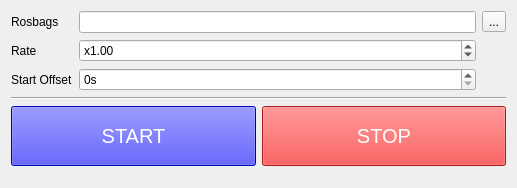
<?xml version="1.0" encoding="UTF-8"?>
<ui version="4.0">
 <class>PluginUI</class>
 <widget class="QWidget" name="PluginUI">
  <property name="windowModality">
   <enum>Qt::WindowModal</enum>
  </property>
  <property name="geometry">
   <rect>
    <x>0</x>
    <y>0</y>
    <width>517</width>
    <height>188</height>
   </rect>
  </property>
  <property name="windowTitle">
   <string>Rosbag Play</string>
  </property>
  <layout class="QGridLayout" name="gridLayout">
   <item row="0" column="1">
    <widget class="QLineEdit" name="le_bags">
     <property name="readOnly">
      <bool>true</bool>
     </property>
    </widget>
   </item>
   <item row="1" column="1">
    <widget class="QDoubleSpinBox" name="dsb_rate">
     <property name="prefix">
      <string>x</string>
     </property>
     <property name="minimum">
      <double>0.010000000000000</double>
     </property>
     <property name="maximum">
      <double>50.000000000000000</double>
     </property>
     <property name="singleStep">
      <double>0.500000000000000</double>
     </property>
     <property name="value">
      <double>1.000000000000000</double>
     </property>
    </widget>
   </item>
   <item row="2" column="0">
    <widget class="QLabel" name="label">
     <property name="text">
      <string>Start Offset</string>
     </property>
    </widget>
   </item>
   <item row="6" column="0" colspan="3">
    <widget class="Line" name="line">
     <property name="orientation">
      <enum>Qt::Horizontal</enum>
     </property>
    </widget>
   </item>
   <item row="1" column="0">
    <widget class="QLabel" name="label_2">
     <property name="text">
      <string>Rate</string>
     </property>
    </widget>
   </item>
   <item row="8" column="0">
    <spacer name="verticalSpacer">
     <property name="orientation">
      <enum>Qt::Vertical</enum>
     </property>
     <property name="sizeHint" stdset="0">
      <size>
       <width>20</width>
       <height>40</height>
      </size>
     </property>
    </spacer>
   </item>
   <item row="0" column="2">
    <widget class="QToolButton" name="pb_bags">
     <property name="text">
      <string>...</string>
     </property>
    </widget>
   </item>
   <item row="0" column="0">
    <widget class="QLabel" name="label_3">
     <property name="text">
      <string>Rosbags</string>
     </property>
    </widget>
   </item>
   <item row="7" column="0" colspan="3">
    <widget class="QWidget" name="widget" native="true">
     <property name="sizePolicy">
      <sizepolicy hsizetype="Preferred" vsizetype="Maximum">
       <horstretch>0</horstretch>
       <verstretch>0</verstretch>
      </sizepolicy>
     </property>
     <layout class="QHBoxLayout" name="horizontalLayout">
      <property name="leftMargin">
       <number>0</number>
      </property>
      <property name="topMargin">
       <number>0</number>
      </property>
      <property name="rightMargin">
       <number>0</number>
      </property>
      <property name="bottomMargin">
       <number>0</number>
      </property>
      <item>
       <widget class="QPushButton" name="pb_start">
        <property name="enabled">
         <bool>true</bool>
        </property>
        <property name="minimumSize">
         <size>
          <width>0</width>
          <height>60</height>
         </size>
        </property>
        <property name="palette">
         <palette>
          <active>
           <colorrole role="Button">
            <brush brushstyle="SolidPattern">
             <color alpha="255">
              <red>0</red>
              <green>0</green>
              <blue>255</blue>
             </color>
            </brush>
           </colorrole>
           <colorrole role="Light">
            <brush brushstyle="SolidPattern">
             <color alpha="255">
              <red>127</red>
              <green>127</green>
              <blue>255</blue>
             </color>
            </brush>
           </colorrole>
           <colorrole role="Midlight">
            <brush brushstyle="SolidPattern">
             <color alpha="255">
              <red>63</red>
              <green>63</green>
              <blue>255</blue>
             </color>
            </brush>
           </colorrole>
           <colorrole role="Dark">
            <brush brushstyle="SolidPattern">
             <color alpha="255">
              <red>0</red>
              <green>0</green>
              <blue>127</blue>
             </color>
            </brush>
           </colorrole>
           <colorrole role="Mid">
            <brush brushstyle="SolidPattern">
             <color alpha="255">
              <red>0</red>
              <green>0</green>
              <blue>170</blue>
             </color>
            </brush>
           </colorrole>
           <colorrole role="Text">
            <brush brushstyle="SolidPattern">
             <color alpha="255">
              <red>0</red>
              <green>0</green>
              <blue>0</blue>
             </color>
            </brush>
           </colorrole>
           <colorrole role="BrightText">
            <brush brushstyle="SolidPattern">
             <color alpha="255">
              <red>255</red>
              <green>255</green>
              <blue>255</blue>
             </color>
            </brush>
           </colorrole>
           <colorrole role="ButtonText">
            <brush brushstyle="SolidPattern">
             <color alpha="255">
              <red>255</red>
              <green>255</green>
              <blue>255</blue>
             </color>
            </brush>
           </colorrole>
           <colorrole role="Base">
            <brush brushstyle="SolidPattern">
             <color alpha="255">
              <red>255</red>
              <green>255</green>
              <blue>255</blue>
             </color>
            </brush>
           </colorrole>
           <colorrole role="Window">
            <brush brushstyle="SolidPattern">
             <color alpha="255">
              <red>0</red>
              <green>0</green>
              <blue>255</blue>
             </color>
            </brush>
           </colorrole>
           <colorrole role="Shadow">
            <brush brushstyle="SolidPattern">
             <color alpha="255">
              <red>0</red>
              <green>0</green>
              <blue>0</blue>
             </color>
            </brush>
           </colorrole>
           <colorrole role="AlternateBase">
            <brush brushstyle="SolidPattern">
             <color alpha="255">
              <red>127</red>
              <green>127</green>
              <blue>255</blue>
             </color>
            </brush>
           </colorrole>
           <colorrole role="ToolTipBase">
            <brush brushstyle="SolidPattern">
             <color alpha="255">
              <red>255</red>
              <green>255</green>
              <blue>220</blue>
             </color>
            </brush>
           </colorrole>
           <colorrole role="ToolTipText">
            <brush brushstyle="SolidPattern">
             <color alpha="255">
              <red>0</red>
              <green>0</green>
              <blue>0</blue>
             </color>
            </brush>
           </colorrole>
           <colorrole role="PlaceholderText">
            <brush brushstyle="SolidPattern">
             <color alpha="128">
              <red>0</red>
              <green>0</green>
              <blue>0</blue>
             </color>
            </brush>
           </colorrole>
          </active>
          <inactive>
           <colorrole role="Button">
            <brush brushstyle="SolidPattern">
             <color alpha="255">
              <red>0</red>
              <green>0</green>
              <blue>255</blue>
             </color>
            </brush>
           </colorrole>
           <colorrole role="Light">
            <brush brushstyle="SolidPattern">
             <color alpha="255">
              <red>127</red>
              <green>127</green>
              <blue>255</blue>
             </color>
            </brush>
           </colorrole>
           <colorrole role="Midlight">
            <brush brushstyle="SolidPattern">
             <color alpha="255">
              <red>63</red>
              <green>63</green>
              <blue>255</blue>
             </color>
            </brush>
           </colorrole>
           <colorrole role="Dark">
            <brush brushstyle="SolidPattern">
             <color alpha="255">
              <red>0</red>
              <green>0</green>
              <blue>127</blue>
             </color>
            </brush>
           </colorrole>
           <colorrole role="Mid">
            <brush brushstyle="SolidPattern">
             <color alpha="255">
              <red>0</red>
              <green>0</green>
              <blue>170</blue>
             </color>
            </brush>
           </colorrole>
           <colorrole role="Text">
            <brush brushstyle="SolidPattern">
             <color alpha="255">
              <red>0</red>
              <green>0</green>
              <blue>0</blue>
             </color>
            </brush>
           </colorrole>
           <colorrole role="BrightText">
            <brush brushstyle="SolidPattern">
             <color alpha="255">
              <red>255</red>
              <green>255</green>
              <blue>255</blue>
             </color>
            </brush>
           </colorrole>
           <colorrole role="ButtonText">
            <brush brushstyle="SolidPattern">
             <color alpha="255">
              <red>255</red>
              <green>255</green>
              <blue>255</blue>
             </color>
            </brush>
           </colorrole>
           <colorrole role="Base">
            <brush brushstyle="SolidPattern">
             <color alpha="255">
              <red>255</red>
              <green>255</green>
              <blue>255</blue>
             </color>
            </brush>
           </colorrole>
           <colorrole role="Window">
            <brush brushstyle="SolidPattern">
             <color alpha="255">
              <red>0</red>
              <green>0</green>
              <blue>255</blue>
             </color>
            </brush>
           </colorrole>
           <colorrole role="Shadow">
            <brush brushstyle="SolidPattern">
             <color alpha="255">
              <red>0</red>
              <green>0</green>
              <blue>0</blue>
             </color>
            </brush>
           </colorrole>
           <colorrole role="AlternateBase">
            <brush brushstyle="SolidPattern">
             <color alpha="255">
              <red>127</red>
              <green>127</green>
              <blue>255</blue>
             </color>
            </brush>
           </colorrole>
           <colorrole role="ToolTipBase">
            <brush brushstyle="SolidPattern">
             <color alpha="255">
              <red>255</red>
              <green>255</green>
              <blue>220</blue>
             </color>
            </brush>
           </colorrole>
           <colorrole role="ToolTipText">
            <brush brushstyle="SolidPattern">
             <color alpha="255">
              <red>0</red>
              <green>0</green>
              <blue>0</blue>
             </color>
            </brush>
           </colorrole>
           <colorrole role="PlaceholderText">
            <brush brushstyle="SolidPattern">
             <color alpha="128">
              <red>0</red>
              <green>0</green>
              <blue>0</blue>
             </color>
            </brush>
           </colorrole>
          </inactive>
          <disabled>
           <colorrole role="Button">
            <brush brushstyle="SolidPattern">
             <color alpha="255">
              <red>0</red>
              <green>0</green>
              <blue>255</blue>
             </color>
            </brush>
           </colorrole>
           <colorrole role="Light">
            <brush brushstyle="SolidPattern">
             <color alpha="255">
              <red>127</red>
              <green>127</green>
              <blue>255</blue>
             </color>
            </brush>
           </colorrole>
           <colorrole role="Midlight">
            <brush brushstyle="SolidPattern">
             <color alpha="255">
              <red>63</red>
              <green>63</green>
              <blue>255</blue>
             </color>
            </brush>
           </colorrole>
           <colorrole role="Dark">
            <brush brushstyle="SolidPattern">
             <color alpha="255">
              <red>0</red>
              <green>0</green>
              <blue>127</blue>
             </color>
            </brush>
           </colorrole>
           <colorrole role="Mid">
            <brush brushstyle="SolidPattern">
             <color alpha="255">
              <red>0</red>
              <green>0</green>
              <blue>170</blue>
             </color>
            </brush>
           </colorrole>
           <colorrole role="Text">
            <brush brushstyle="SolidPattern">
             <color alpha="255">
              <red>0</red>
              <green>0</green>
              <blue>127</blue>
             </color>
            </brush>
           </colorrole>
           <colorrole role="BrightText">
            <brush brushstyle="SolidPattern">
             <color alpha="255">
              <red>255</red>
              <green>255</green>
              <blue>255</blue>
             </color>
            </brush>
           </colorrole>
           <colorrole role="ButtonText">
            <brush brushstyle="SolidPattern">
             <color alpha="255">
              <red>190</red>
              <green>190</green>
              <blue>190</blue>
             </color>
            </brush>
           </colorrole>
           <colorrole role="Base">
            <brush brushstyle="SolidPattern">
             <color alpha="255">
              <red>0</red>
              <green>0</green>
              <blue>255</blue>
             </color>
            </brush>
           </colorrole>
           <colorrole role="Window">
            <brush brushstyle="SolidPattern">
             <color alpha="255">
              <red>0</red>
              <green>0</green>
              <blue>255</blue>
             </color>
            </brush>
           </colorrole>
           <colorrole role="Shadow">
            <brush brushstyle="SolidPattern">
             <color alpha="255">
              <red>0</red>
              <green>0</green>
              <blue>0</blue>
             </color>
            </brush>
           </colorrole>
           <colorrole role="AlternateBase">
            <brush brushstyle="SolidPattern">
             <color alpha="255">
              <red>0</red>
              <green>0</green>
              <blue>255</blue>
             </color>
            </brush>
           </colorrole>
           <colorrole role="ToolTipBase">
            <brush brushstyle="SolidPattern">
             <color alpha="255">
              <red>255</red>
              <green>255</green>
              <blue>220</blue>
             </color>
            </brush>
           </colorrole>
           <colorrole role="ToolTipText">
            <brush brushstyle="SolidPattern">
             <color alpha="255">
              <red>0</red>
              <green>0</green>
              <blue>0</blue>
             </color>
            </brush>
           </colorrole>
           <colorrole role="PlaceholderText">
            <brush brushstyle="SolidPattern">
             <color alpha="128">
              <red>0</red>
              <green>0</green>
              <blue>0</blue>
             </color>
            </brush>
           </colorrole>
          </disabled>
         </palette>
        </property>
        <property name="font">
         <font>
          <pointsize>15</pointsize>
         </font>
        </property>
        <property name="text">
         <string>START</string>
        </property>
        <property name="shortcut">
         <string>Left</string>
        </property>
       </widget>
      </item>
      <item>
       <widget class="QPushButton" name="pb_stop">
        <property name="enabled">
         <bool>true</bool>
        </property>
        <property name="minimumSize">
         <size>
          <width>0</width>
          <height>60</height>
         </size>
        </property>
        <property name="palette">
         <palette>
          <active>
           <colorrole role="WindowText">
            <brush brushstyle="SolidPattern">
             <color alpha="255">
              <red>0</red>
              <green>0</green>
              <blue>0</blue>
             </color>
            </brush>
           </colorrole>
           <colorrole role="Button">
            <brush brushstyle="SolidPattern">
             <color alpha="255">
              <red>239</red>
              <green>41</green>
              <blue>41</blue>
             </color>
            </brush>
           </colorrole>
           <colorrole role="Light">
            <brush brushstyle="SolidPattern">
             <color alpha="255">
              <red>255</red>
              <green>147</green>
              <blue>147</blue>
             </color>
            </brush>
           </colorrole>
           <colorrole role="Midlight">
            <brush brushstyle="SolidPattern">
             <color alpha="255">
              <red>247</red>
              <green>94</green>
              <blue>94</blue>
             </color>
            </brush>
           </colorrole>
           <colorrole role="Dark">
            <brush brushstyle="SolidPattern">
             <color alpha="255">
              <red>119</red>
              <green>20</green>
              <blue>20</blue>
             </color>
            </brush>
           </colorrole>
           <colorrole role="Mid">
            <brush brushstyle="SolidPattern">
             <color alpha="255">
              <red>159</red>
              <green>27</green>
              <blue>27</blue>
             </color>
            </brush>
           </colorrole>
           <colorrole role="Text">
            <brush brushstyle="SolidPattern">
             <color alpha="255">
              <red>0</red>
              <green>0</green>
              <blue>0</blue>
             </color>
            </brush>
           </colorrole>
           <colorrole role="BrightText">
            <brush brushstyle="SolidPattern">
             <color alpha="255">
              <red>255</red>
              <green>255</green>
              <blue>255</blue>
             </color>
            </brush>
           </colorrole>
           <colorrole role="ButtonText">
            <brush brushstyle="SolidPattern">
             <color alpha="255">
              <red>255</red>
              <green>255</green>
              <blue>255</blue>
             </color>
            </brush>
           </colorrole>
           <colorrole role="Base">
            <brush brushstyle="SolidPattern">
             <color alpha="255">
              <red>255</red>
              <green>255</green>
              <blue>255</blue>
             </color>
            </brush>
           </colorrole>
           <colorrole role="Window">
            <brush brushstyle="SolidPattern">
             <color alpha="255">
              <red>239</red>
              <green>41</green>
              <blue>41</blue>
             </color>
            </brush>
           </colorrole>
           <colorrole role="Shadow">
            <brush brushstyle="SolidPattern">
             <color alpha="255">
              <red>0</red>
              <green>0</green>
              <blue>0</blue>
             </color>
            </brush>
           </colorrole>
           <colorrole role="AlternateBase">
            <brush brushstyle="SolidPattern">
             <color alpha="255">
              <red>247</red>
              <green>148</green>
              <blue>148</blue>
             </color>
            </brush>
           </colorrole>
           <colorrole role="ToolTipBase">
            <brush brushstyle="SolidPattern">
             <color alpha="255">
              <red>255</red>
              <green>255</green>
              <blue>220</blue>
             </color>
            </brush>
           </colorrole>
           <colorrole role="ToolTipText">
            <brush brushstyle="SolidPattern">
             <color alpha="255">
              <red>0</red>
              <green>0</green>
              <blue>0</blue>
             </color>
            </brush>
           </colorrole>
           <colorrole role="PlaceholderText">
            <brush brushstyle="SolidPattern">
             <color alpha="128">
              <red>0</red>
              <green>0</green>
              <blue>0</blue>
             </color>
            </brush>
           </colorrole>
          </active>
          <inactive>
           <colorrole role="WindowText">
            <brush brushstyle="SolidPattern">
             <color alpha="255">
              <red>0</red>
              <green>0</green>
              <blue>0</blue>
             </color>
            </brush>
           </colorrole>
           <colorrole role="Button">
            <brush brushstyle="SolidPattern">
             <color alpha="255">
              <red>239</red>
              <green>41</green>
              <blue>41</blue>
             </color>
            </brush>
           </colorrole>
           <colorrole role="Light">
            <brush brushstyle="SolidPattern">
             <color alpha="255">
              <red>255</red>
              <green>147</green>
              <blue>147</blue>
             </color>
            </brush>
           </colorrole>
           <colorrole role="Midlight">
            <brush brushstyle="SolidPattern">
             <color alpha="255">
              <red>247</red>
              <green>94</green>
              <blue>94</blue>
             </color>
            </brush>
           </colorrole>
           <colorrole role="Dark">
            <brush brushstyle="SolidPattern">
             <color alpha="255">
              <red>119</red>
              <green>20</green>
              <blue>20</blue>
             </color>
            </brush>
           </colorrole>
           <colorrole role="Mid">
            <brush brushstyle="SolidPattern">
             <color alpha="255">
              <red>159</red>
              <green>27</green>
              <blue>27</blue>
             </color>
            </brush>
           </colorrole>
           <colorrole role="Text">
            <brush brushstyle="SolidPattern">
             <color alpha="255">
              <red>0</red>
              <green>0</green>
              <blue>0</blue>
             </color>
            </brush>
           </colorrole>
           <colorrole role="BrightText">
            <brush brushstyle="SolidPattern">
             <color alpha="255">
              <red>255</red>
              <green>255</green>
              <blue>255</blue>
             </color>
            </brush>
           </colorrole>
           <colorrole role="ButtonText">
            <brush brushstyle="SolidPattern">
             <color alpha="255">
              <red>255</red>
              <green>255</green>
              <blue>255</blue>
             </color>
            </brush>
           </colorrole>
           <colorrole role="Base">
            <brush brushstyle="SolidPattern">
             <color alpha="255">
              <red>255</red>
              <green>255</green>
              <blue>255</blue>
             </color>
            </brush>
           </colorrole>
           <colorrole role="Window">
            <brush brushstyle="SolidPattern">
             <color alpha="255">
              <red>239</red>
              <green>41</green>
              <blue>41</blue>
             </color>
            </brush>
           </colorrole>
           <colorrole role="Shadow">
            <brush brushstyle="SolidPattern">
             <color alpha="255">
              <red>0</red>
              <green>0</green>
              <blue>0</blue>
             </color>
            </brush>
           </colorrole>
           <colorrole role="AlternateBase">
            <brush brushstyle="SolidPattern">
             <color alpha="255">
              <red>247</red>
              <green>148</green>
              <blue>148</blue>
             </color>
            </brush>
           </colorrole>
           <colorrole role="ToolTipBase">
            <brush brushstyle="SolidPattern">
             <color alpha="255">
              <red>255</red>
              <green>255</green>
              <blue>220</blue>
             </color>
            </brush>
           </colorrole>
           <colorrole role="ToolTipText">
            <brush brushstyle="SolidPattern">
             <color alpha="255">
              <red>0</red>
              <green>0</green>
              <blue>0</blue>
             </color>
            </brush>
           </colorrole>
           <colorrole role="PlaceholderText">
            <brush brushstyle="SolidPattern">
             <color alpha="128">
              <red>0</red>
              <green>0</green>
              <blue>0</blue>
             </color>
            </brush>
           </colorrole>
          </inactive>
          <disabled>
           <colorrole role="WindowText">
            <brush brushstyle="SolidPattern">
             <color alpha="255">
              <red>119</red>
              <green>20</green>
              <blue>20</blue>
             </color>
            </brush>
           </colorrole>
           <colorrole role="Button">
            <brush brushstyle="SolidPattern">
             <color alpha="255">
              <red>239</red>
              <green>41</green>
              <blue>41</blue>
             </color>
            </brush>
           </colorrole>
           <colorrole role="Light">
            <brush brushstyle="SolidPattern">
             <color alpha="255">
              <red>255</red>
              <green>147</green>
              <blue>147</blue>
             </color>
            </brush>
           </colorrole>
           <colorrole role="Midlight">
            <brush brushstyle="SolidPattern">
             <color alpha="255">
              <red>247</red>
              <green>94</green>
              <blue>94</blue>
             </color>
            </brush>
           </colorrole>
           <colorrole role="Dark">
            <brush brushstyle="SolidPattern">
             <color alpha="255">
              <red>119</red>
              <green>20</green>
              <blue>20</blue>
             </color>
            </brush>
           </colorrole>
           <colorrole role="Mid">
            <brush brushstyle="SolidPattern">
             <color alpha="255">
              <red>159</red>
              <green>27</green>
              <blue>27</blue>
             </color>
            </brush>
           </colorrole>
           <colorrole role="Text">
            <brush brushstyle="SolidPattern">
             <color alpha="255">
              <red>119</red>
              <green>20</green>
              <blue>20</blue>
             </color>
            </brush>
           </colorrole>
           <colorrole role="BrightText">
            <brush brushstyle="SolidPattern">
             <color alpha="255">
              <red>255</red>
              <green>255</green>
              <blue>255</blue>
             </color>
            </brush>
           </colorrole>
           <colorrole role="ButtonText">
            <brush brushstyle="SolidPattern">
             <color alpha="255">
              <red>136</red>
              <green>138</green>
              <blue>133</blue>
             </color>
            </brush>
           </colorrole>
           <colorrole role="Base">
            <brush brushstyle="SolidPattern">
             <color alpha="255">
              <red>239</red>
              <green>41</green>
              <blue>41</blue>
             </color>
            </brush>
           </colorrole>
           <colorrole role="Window">
            <brush brushstyle="SolidPattern">
             <color alpha="255">
              <red>239</red>
              <green>41</green>
              <blue>41</blue>
             </color>
            </brush>
           </colorrole>
           <colorrole role="Shadow">
            <brush brushstyle="SolidPattern">
             <color alpha="255">
              <red>0</red>
              <green>0</green>
              <blue>0</blue>
             </color>
            </brush>
           </colorrole>
           <colorrole role="AlternateBase">
            <brush brushstyle="SolidPattern">
             <color alpha="255">
              <red>239</red>
              <green>41</green>
              <blue>41</blue>
             </color>
            </brush>
           </colorrole>
           <colorrole role="ToolTipBase">
            <brush brushstyle="SolidPattern">
             <color alpha="255">
              <red>255</red>
              <green>255</green>
              <blue>220</blue>
             </color>
            </brush>
           </colorrole>
           <colorrole role="ToolTipText">
            <brush brushstyle="SolidPattern">
             <color alpha="255">
              <red>0</red>
              <green>0</green>
              <blue>0</blue>
             </color>
            </brush>
           </colorrole>
           <colorrole role="PlaceholderText">
            <brush brushstyle="SolidPattern">
             <color alpha="128">
              <red>0</red>
              <green>0</green>
              <blue>0</blue>
             </color>
            </brush>
           </colorrole>
          </disabled>
         </palette>
        </property>
        <property name="font">
         <font>
          <pointsize>15</pointsize>
         </font>
        </property>
        <property name="text">
         <string>STOP</string>
        </property>
        <property name="shortcut">
         <string>Right</string>
        </property>
       </widget>
      </item>
     </layout>
    </widget>
   </item>
   <item row="2" column="1">
    <widget class="QSpinBox" name="sb_ofst">
     <property name="suffix">
      <string>s</string>
     </property>
     <property name="maximum">
      <number>99999</number>
     </property>
    </widget>
   </item>
  </layout>
 </widget>
 <resources/>
 <connections/>
</ui>
